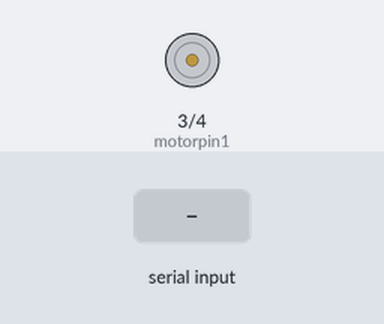
The sketch below on a simulated Arduino Uno, built with avr-gcc and run on an emulated ATmega328P. On the bench: motor-driver pin pairs drawn as motors (green arrow = first pin HIGH = forward, orange = second pin HIGH = backward, longer = more drive, scaled by the enable pin). Inputs (shaded band) come from the test bench.

Above: at 1.2 s.
1.3 s: "1" received over Serial
At 2.5 s:
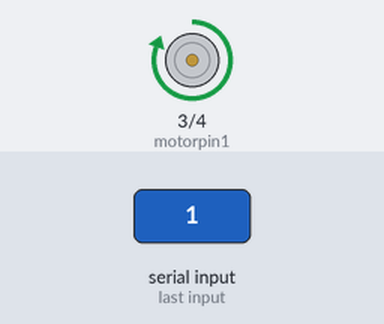
2.8 s: "2" received over Serial
At 3.7 s:
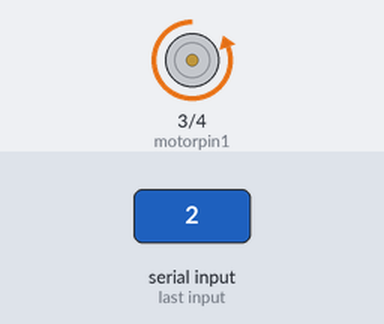
4.3 s: "0" received over Serial
At 4.9 s:
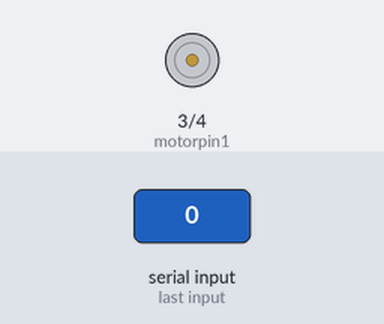
Timing chart, 0 to 7.3 s (numbered marks = the images above; inputs shaded):
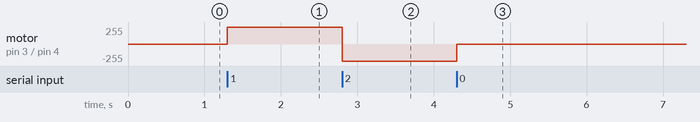

Measured:
- after the input at 1.3 s, motor on pin 3 (motorpin1) / pin 4 (motorpin2): stopped → forward 255/255 at once
- after the input at 2.8 s, motor on pin 3 (motorpin1) / pin 4 (motorpin2): forward 255/255 → backward 255/255 at once
- after the input at 4.3 s, motor on pin 3 (motorpin1) / pin 4 (motorpin2): backward 255/255 → stopped at once

The sketch:

sketch_jul12b.ino
```cpp
int motorpin1 = 3;
int motorpin2 = 4;
int enable = 5;
int state;
void setup() {
  // put your setup code here, to run once:
pinMode(motorpin1,OUTPUT);
pinMode(motorpin2,OUTPUT);
pinMode(enable,OUTPUT);
digitalWrite(enable,HIGH);
Serial.begin(9600);
}

void loop() {
  // put your main code here, to run repeatedly:
if (Serial.available() > 0)
state=Serial.read();
if (state=='0')
{
  digitalWrite(motorpin1,LOW);
  digitalWrite(motorpin2,LOW);
}
else if (state=='1')
{
  digitalWrite(motorpin1,HIGH);
  digitalWrite(motorpin2,LOW);
}
else if (state=='2')
{
  digitalWrite(motorpin1,LOW);
  digitalWrite(motorpin2,HIGH);
}
}
```
